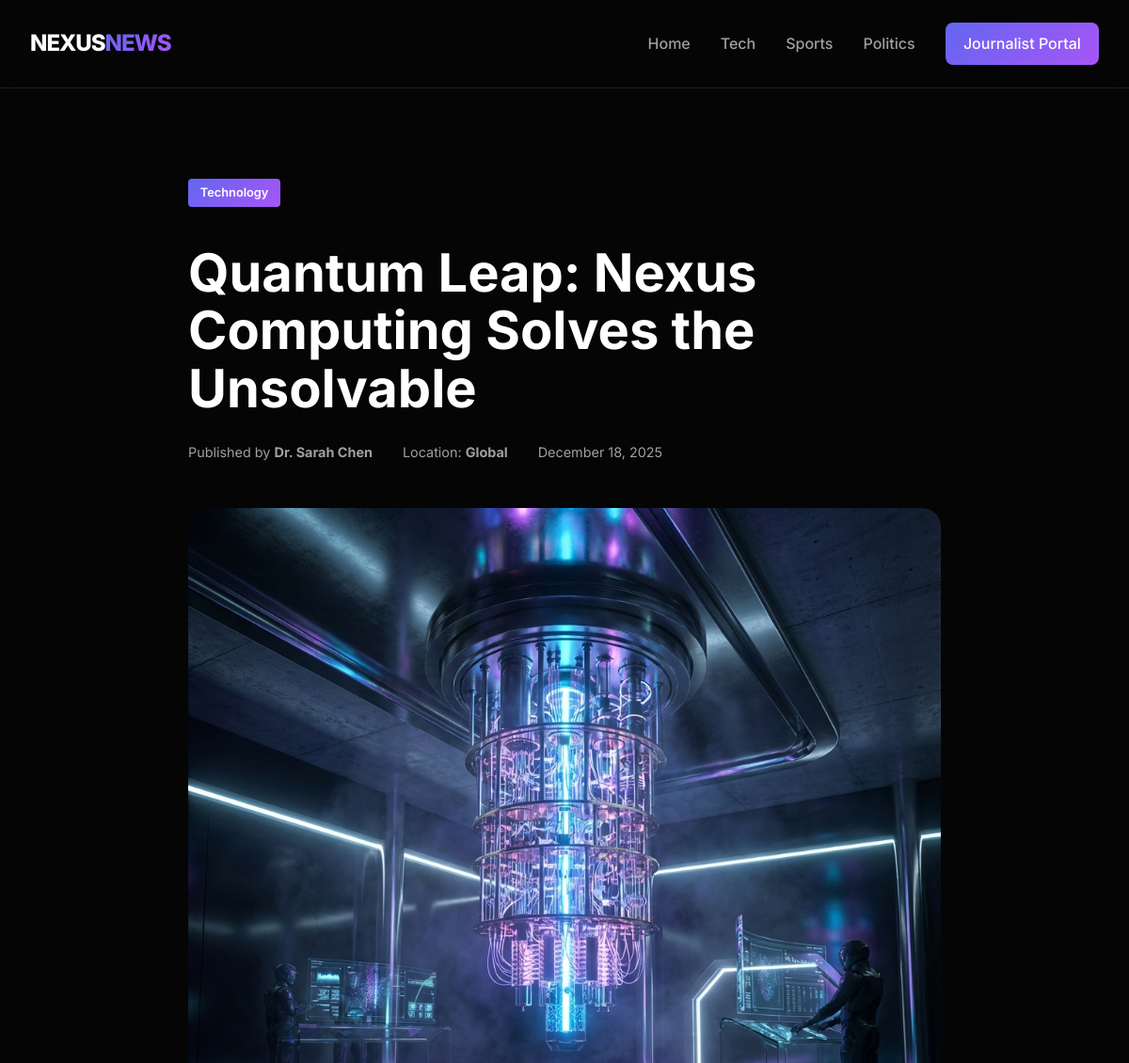
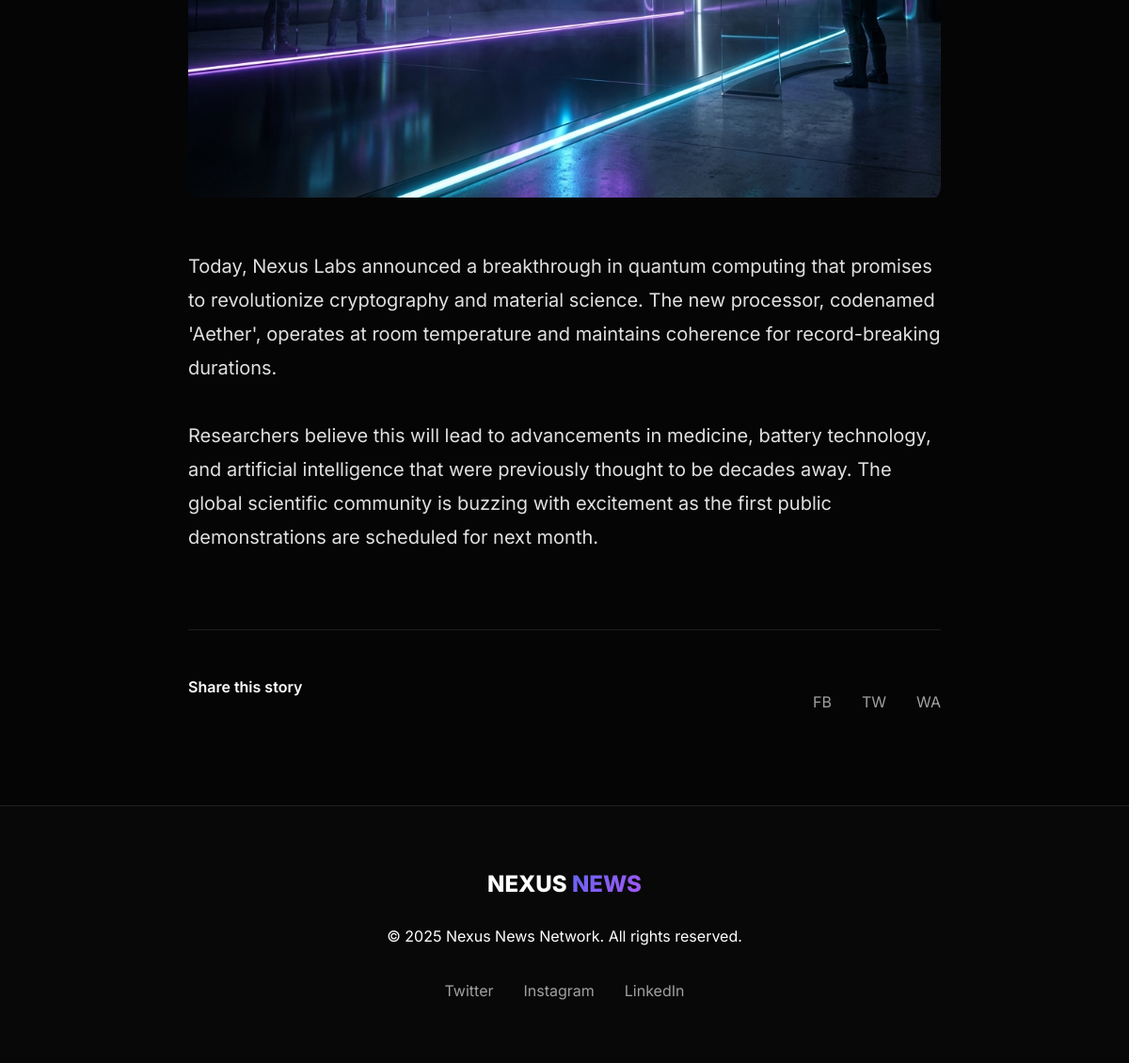
Screenshot of /news/1 with the database file from the repository (2 pictures, top to bottom).
### app.py (models this page shows, shortened)
class News(db.Model):
    id = db.Column(db.Integer, primary_key=True)
    title = db.Column(db.String(200), nullable=False)
    content = db.Column(db.Text, nullable=False)
    author = db.Column(db.String(100), nullable=False)
    category = db.Column(db.String(50), nullable=False)
    image_url = db.Column(db.String(300))
    video_url = db.Column(db.String(300))
    area = db.Column(db.String(100)) # User area
    created_at = db.Column(db.DateTime, default=datetime.utcnow)

### app.py (the view)
@app.route('/news/<int:id>')
def news_detail(id):
    news = News.query.get_or_404(id)
    return render_template('article.html', news=news)

### templates/article.html
{% extends 'base.html' %}
{% block content %}
<article class="article-detail" style="max-width: 800px; margin: 0 auto; padding-top: 4rem;">
    <div class="article-header" style="margin-bottom: 3rem;">
        <span class="tag">{{ news.category }}</span>
        <h1 style="font-size: 3.5rem; line-height: 1.1; margin: 1.5rem 0;">{{ news.title }}</h1>
        <div class="article-meta" style="display: flex; gap: 2rem; color: var(--text-secondary); font-size: 0.9rem;">
            <span>Published by <strong>{{ news.author }}</strong></span>
            <span>Location: <strong>{{ news.area if news.area else 'Global' }}</strong></span>
            <span>{{ news.created_at.strftime('%B %d, %Y') }}</span>
        </div>
    </div>
    {% if news.video_url %}
    <div class="video-container" style="margin-bottom: 3rem; border-radius: 20px; overflow: hidden; background: black;">
        <video controls style="width: 100%; max-height: 500px; display: block;">
            <source src="{{ news.video_url }}" type="video/mp4">
            Your browser does not support the video tag.
        </video>
    </div>
    {% elif news.image_url %}
    <div class="image-container" style="margin-bottom: 3rem; border-radius: 20px; overflow: hidden;">
        <img src="{{ news.image_url }}" alt="Article Image" style="width: 100%; object-fit: cover;">
    </div>
    {% endif %}
    <div class="article-content" style="font-size: 1.25rem; color: #e0e0e0; line-height: 1.8;">
        {{ news.content | replace('\n', '<br>') | safe }}
    </div>
    <div class="share-section"
        style="margin-top: 5rem; padding-top: 2rem; border-top: 1px solid var(--glass-border); display: flex; justify-content: space-between; align-items: center;">
        <p style="font-weight: 600;">Share this story</p>
        <div class="socials">
            <a href="#">FB</a>
            <a href="#">TW</a>
            <a href="#">WA</a>
        </div>
    </div>
</article>
{% endblock %}

### static/css/style.css (style rules this page uses)
:root { --bg-color: #050505; --text-primary: #ffffff; --text-secondary: #a0a0a0; --accent-color: #6366f1; --accent-gradient: linear-gradient(135deg, #6366f1 0%, #a855f7 100%); --card-bg: rgba(255, 255, 255, 0.03); --glass-border: rgba(255, 255, 255, 0.1); --nav-bg: rgba(5, 5, 5, 0.8); }
* { margin: 0; padding: 0; box-sizing: border-box; }
body { background-color: var(--bg-color); color: var(--text-primary); font-family: 'Inter', sans-serif; line-height: 1.6; overflow-x: hidden; }
.tag { background: var(--accent-gradient); padding: 0.3rem 0.8rem; border-radius: 4px; font-size: 0.8rem; font-weight: 600; margin-bottom: 1rem; display: inline-block; }
.socials { margin-top: 2rem; display: flex; justify-content: center; gap: 2rem; }
.socials a { color: var(--text-secondary); text-decoration: none; transition: color 0.3s ease; }

### rows the page displays
News: category "Technology", title "Quantum Leap: Nexus Computing Solves the Unsolvable", author "Dr. Sarah Chen", area "Global", created_at "December 18, 2025", image_url (picture), content "Today, Nexus Labs announced a breakthrough in quantum computing that promises to revolutionize cryptography and material science. The new processor, codenamed 'Aether', operates at room temperature and maintains coherence for record-breaking durations. Researchers believe this will lead to advancements in medicine, battery technology, and artificial intelligence that were previously thought to be decades away. The global scientific community is buzzing with excitement as the first public demonstrations are scheduled for next month."
